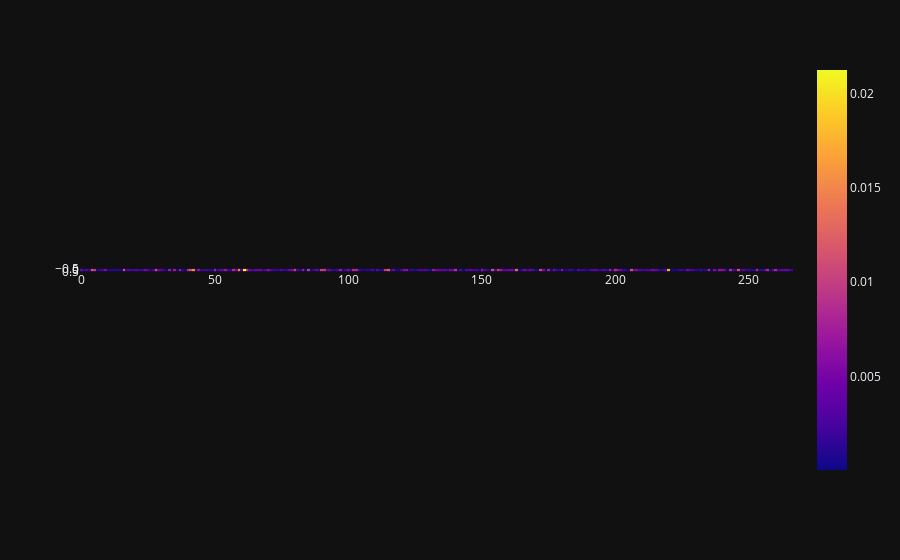

The notebook cell saved with this chart:
### Code cell
fig = px.imshow(proj_labels)
fig.show()

### Figure 1 — Plotly figure (JSON) as saved in the notebook; plotly's stock layout.template omitted (floating-point values rounded to 4 significant figures; data arrays with more than 128 entries replaced by an {"elided": "..."} marker saying what was removed)
{"data": [{"coloraxis": "coloraxis", "name": "0", "z": {"elided": "1x267 float values"}, "type": "heatmap", "xaxis": "x", "yaxis": "y", "hovertemplate": "x: %{x}<br>y: %{y}<br>color: %{z}<extra></extra>"}], "layout": {"xaxis": {"anchor": "y", "domain": [0.0, 1.0], "scaleanchor": "y", "constrain": "domain"}, "yaxis": {"anchor": "x", "domain": [0.0, 1.0], "autorange": "reversed", "constrain": "domain"}, "coloraxis": {"colorscale": [[0.0, "#0d0887"], [0.1111, "#46039f"], [0.2222, "#7201a8"], [0.3333, "#9c179e"], [0.4444, "#bd3786"], [0.5556, "#d8576b"], [0.6667, "#ed7953"], [0.7778, "#fb9f3a"], [0.8889, "#fdca26"], [1.0, "#f0f921"]]}, "margin": {"t": 60}}}
